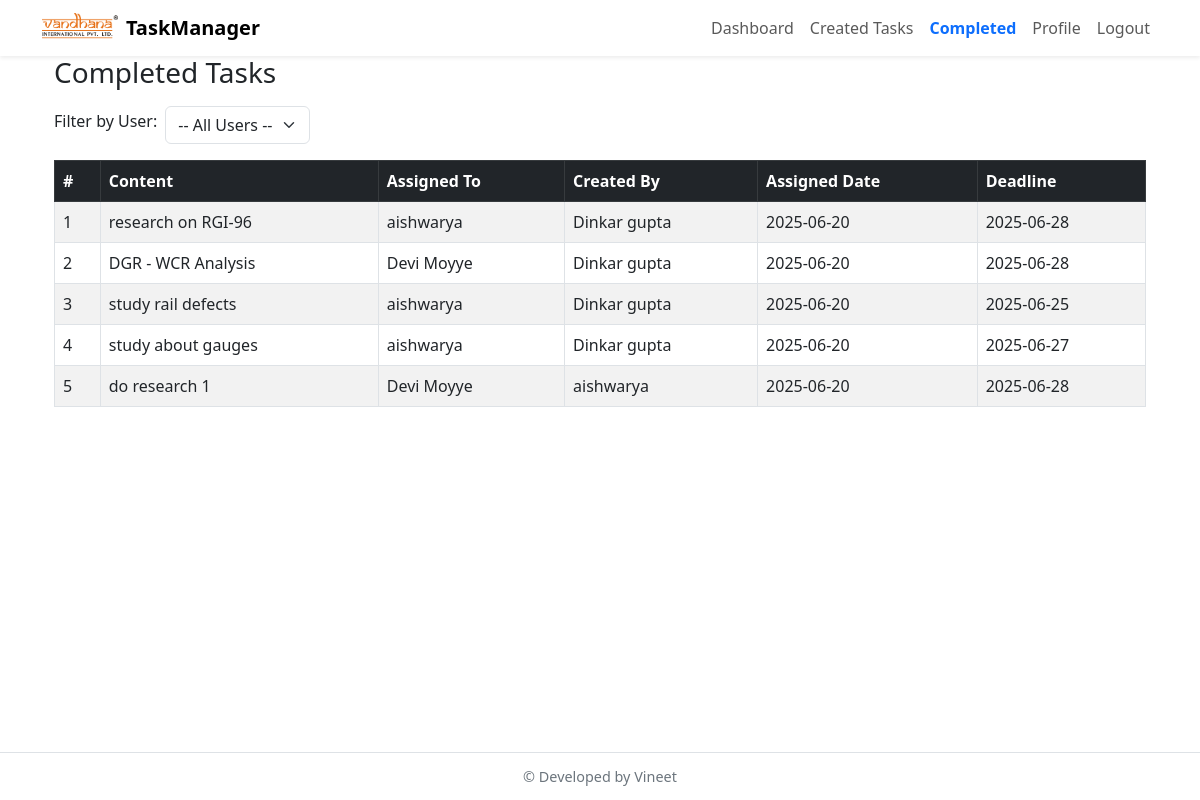
The page /completed-tasks (signed in) on the database its author committed.
### app.py (models this page shows)
class Task(db.Model):
    id = db.Column(db.Integer, primary_key=True)
    content = db.Column(db.String(200), nullable=False)
    priority = db.Column(db.Integer, nullable=True)
    assigned_to = db.Column(db.String(80))
    created_by = db.Column(db.String(80))
    created_at = db.Column(db.DateTime, default=datetime.utcnow)
    assign_date = db.Column(db.DateTime)
    deadline = db.Column(db.DateTime)
    status = db.Column(db.String(20), default='Pending')

### app.py (the view)
@app.route('/completed-tasks', methods=['GET'])
def completed_tasks():
    if 'username' not in session:
        return redirect(url_for('login'))
    current_user = User.query.filter_by(username=session['username']).first()
    if current_user.role == 'admin':
        selected_user = request.args.get('user')
        if selected_user:
            tasks = Task.query.filter_by(assigned_to=selected_user, status='Completed').all()
        else:
            tasks = Task.query.filter_by(status='Completed').all()
        users = User.query.filter_by(role='user').all()
    else:
        tasks = Task.query.filter_by(assigned_to=current_user.username, status='Completed').all()
        users = []
    return render_template('completed_tasks.html', tasks=tasks, users=users, user=current_user)

### templates/completed_tasks.html (shortened to what this page needs)
 {% extends 'base.html' %}
{% block content %}
<div class="container">
    <h3 class="mb-3">Completed Tasks</h3>
    {% if user.role == 'admin' %}
    <form method="get" class="mb-3">
        <div class="row g-2 align-items-center">
            <div class="col-auto">
                <label for="userSelect" class="form-label">Filter by User:</label>
            </div>
            <div class="col-auto">
                <select name="user" id="userSelect" class="form-select" onchange="this.form.submit()">
                    <option value="">-- All Users --</option>
                </select>
            </div>
        </div>
    </form>
    {% endif %}
    {% if tasks %}
    <table class="table table-striped table-bordered">
        <thead class="table-dark">
            <tr>
                <th>#</th>
                <th>Content</th>
                <th>Assigned To</th>
                <th>Created By</th>
                <th>Assigned Date</th>
                <th>Deadline</th>
            </tr>
        </thead>
        <tbody>
            {% for task in tasks %}
            <tr>
                <td>{{ loop.index }}</td>
                <td>{{ task.content }}</td>
                <td>{{ task.assigned_to }}</td>
                <td>{{ task.created_by }}</td>
                <td>{{ task.assign_date.strftime('%Y-%m-%d') if task.assign_date }}</td>
                <td>{{ task.deadline.strftime('%Y-%m-%d') if task.deadline }}</td>
            </tr>
            {% endfor %}
        </tbody>
    </table>
    {% else %}
    <p class="text-muted">No completed tasks found.</p>
    {% endif %}
</div>
{% endblock %}

### templates/base.html (shortened to what this page needs)
<!DOCTYPE html>
<html lang="en">
<head>
    <link href="https://cdn.jsdelivr.net/npm/bootstrap@5.3.0/dist/css/bootstrap.min.css" rel="stylesheet">
</head>
<body>
<div class="page-wrapper">
    <nav class="navbar navbar-expand-lg navbar-light bg-white shadow-sm">
        <div class="container">
          <a class="navbar-brand d-flex align-items-center" href="{{ url_for('home') }}">
    <img src="{{ url_for('static', filename='images/logo.png') }}" alt="Logo" height="30" class="me-2">
    <span class="fw-bold">TaskManager</span>
</a>
            {% if session['username'] %}
            <div class="collapse navbar-collapse" id="navbarNav">
                <ul class="navbar-nav ms-auto">
                    <li class="nav-item">
                        <a class="nav-link {% if request.endpoint == 'home' %}active{% endif %}" href="{{ url_for('home') }}">Dashboard</a>
                    </li>
                    <li class="nav-item">
                        <a class="nav-link {% if request.endpoint == 'created_tasks' %}active{% endif %}" href="{{ url_for('created_tasks') }}">Created Tasks</a>
                    </li>
                    <li class="nav-item">
                        <a class="nav-link {% if request.endpoint == 'completed_tasks' %}active{% endif %}" href="{{ url_for('completed_tasks') }}">Completed</a>
                    </li>
                    <li class="nav-item">
    <a class="nav-link {% if request.endpoint == 'update_profile' %}active{% endif %}" href="{{ url_for('update_profile') }}">Profile</a>
</li>
                    <li class="nav-item">
                        <a class="nav-link" href="{{ url_for('logout') }}">Logout</a>
                    </li>
                </ul>
            </div>
            {% endif %}
        </div>
    </nav>
    <div class="container content">
        {% block content %}{% endblock %}
    </div>
    <footer>
        © Developed by Vineet
    </footer>
</div>
</body>
</html>

### templates/base.html (style rules this page uses)
html, body { height: 100%; margin: 0; }
.page-wrapper { display: flex; flex-direction: column; min-height: 100vh; }
.content { flex: 1; }
.navbar-brand { font-weight: bold; }
.nav-link.active { font-weight: 600; color: #0d6efd !important; }
footer { background-color: #fff; text-align: center; padding: 0.8rem 0; font-size: 0.9rem; border-top: 1px solid #dee2e6; color: #6c757d; }

### rows shown on the page
Task: content "research on RGI-96", assigned_to "aishwarya", created_by "Dinkar gupta", assign_date "2025-06-20", deadline "2025-06-28"
Task: content "DGR - WCR Analysis", assigned_to "Devi Moyye", created_by "Dinkar gupta", assign_date "2025-06-20", deadline "2025-06-28"
Task: content "study rail defects", assigned_to "aishwarya", created_by "Dinkar gupta", assign_date "2025-06-20", deadline "2025-06-25"
Task: content "study about gauges", assigned_to "aishwarya", created_by "Dinkar gupta", assign_date "2025-06-20", deadline "2025-06-27"
Task: content "do research 1", assigned_to "Devi Moyye", created_by "aishwarya", assign_date "2025-06-20", deadline "2025-06-28"
